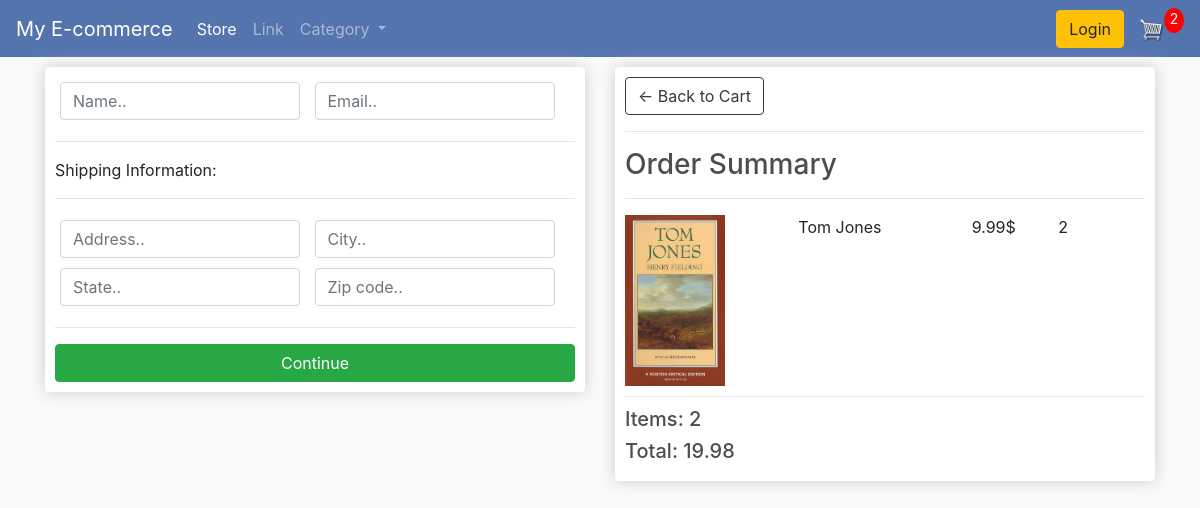
Screenshot of /checkout/ (signed in) with the database file from the repository.
### store/models.py (models this page shows, shortened)
class OrderItem(models.Model):
    product = models.ForeignKey(Product, on_delete = models.SET_NULL, null=True)
    order = models.ForeignKey(Order, on_delete = models.SET_NULL, null=True)
    quantity = models.IntegerField(default = 0, null = True, blank = True)
    date_added = models.DateTimeField(auto_now_add=True)
    @property
    def get_total(self):
        total = self.product.price * self.quantity
        return total

class Product(models.Model):
    name = models.CharField(max_length=200, null=True)
    price = models.FloatField()
    digital = models.BooleanField(default=False, null=True, blank=True)
    category = models.ForeignKey(Category, on_delete= models.CASCADE, default=1)
    description = models.CharField(max_length=300, default='', blank=True)
    image = models.ImageField(null=True, blank =True)
    @property
    def imageURL(self):
        try:
            url= self.image.url
        except:
            url = ''
        return url

class Order(models.Model):
    customer = models.ForeignKey(Customer, on_delete=models.SET_NULL, null=True, blank=True)
    date_ordered = models.DateTimeField(auto_now_add=True)
    complete = models.BooleanField(default=False)
    transaction_id = models.CharField(max_length=100, null=True)
    @property
    def shipping(self):
        shipping = False
        orderitems = self.orderitem_set.all()
        for i in orderitems:
            if i.product.digital == False:
                shipping = True
        return shipping
    @property
    def get_cart_tot(self):
        orderitems = self.orderitem_set.all()
        total = sum([item.get_total for item in orderitems ])
        return total
    @property
    def get_cart_items(self):
        orderitems = self.orderitem_set.all()
        total = sum([item.quantity for item in orderitems ])
        return total

### store/views.py (the view)
# urls.py: path('checkout/', views.checkout, name= "checkout"),
def checkout(request):
    if request.user.is_authenticated:
        customer = request.user.customer
        order, created = Order.objects.get_or_create(customer = customer, complete = False)
        items = order.orderitem_set.all()
        cartItems = order.get_cart_items
    else:
        items = []
        order = {'get_cart_tot': 0, 'get_cart_items':0, 'shipping':False}
        cartItems = order['get_cart_items']
    context = {'items' : items, 'order': order, 'cartItems': cartItems}
    return render (request, 'store/checkout.html', context)

### store/templates/store/checkout.html (shortened to what this page needs)
{% extends 'store/main.html' %}
 {% load static %}
 {% static "images" as baseUrl %}
 {% block content %}
 <div class="row">
    <div class="col-lg-6">
        <div class="box-element" id="form-wrapper">
            <form id="form">
                <div id="user-info">
                    <div class="form-field">
                        <input required class="form-control" type="text" name="name" placeholder="Name..">
                    </div>
                    <div class="form-field">
                        <input required class="form-control" type="email" name="email" placeholder="Email..">
                    </div>
                </div>
                <div id="shipping-info">
                    <hr>
                    <p>Shipping Information:</p>
                    <hr>
                    <div class="form-field">
                        <input class="form-control" type="text" name="address" placeholder="Address..">
                    </div>
                    <div class="form-field">
                        <input class="form-control" type="text" name="city" placeholder="City..">
                    </div>
                    <div class="form-field">
                        <input class="form-control" type="text" name="state" placeholder="State..">
                    </div>
                    <div class="form-field">
                        <input class="form-control" type="text" name="zipcode" placeholder="Zip code..">
                    </div>
                </div>
                <hr>
                <input id="form-button" class="btn btn-success btn-block" type="submit" value="Continue">
            </form>
        </div>
        <br>
    </div>
    <div class="col-lg-6">
        <div class="box-element">
            <a  class="btn btn-outline-dark" href="{% url 'cart' %}">&#x2190; Back to Cart</a>
            <hr>
            <h3>Order Summary</h3>
            <hr>
            {% for item in items %}
            <div class="cart-row">
                <div style="flex:2"><img class="row-image" src="{{ item.product.imageURL }}"></div>
                <div style="flex:2"><p>{{item.product.name}}</p></div>
                <div style="flex:1"><p>{{item.product.price}}$</p></div>
                <div style="flex:1"><p>{{item.quantity}}</p></div>
            </div>
            {% endfor %}
            <h5>Items:   {{order.get_cart_items}}</h5>
            <h5>Total:   {{order.get_cart_tot|floatformat:2}}</h5>
        </div>
    </div>
</div>
 {% endblock content %}

### static/css/main.css (style rules this page uses)
body { background-color: hsl(0, 0%, 98%); }
h1,h2,h3,h4,h5,h6 { color:hsl(0, 0%, 30%); }
.box-element { box-shadow:hsl(0, 0%, 80%) 0 0 16px; background-color: #fff; border-radius: 4px; padding: 10px; }
.col-lg-4, .col-lg-6, .col-lg-8, .col-lg-12 { margin-top: 10px; }
.btn { border-radius: 5; }
.row-image { width: 100px; }
.form-field { width:250px; display: inline-block; padding: 5px; }
.cart-row { display: flex; align-items: flex-stretch; padding-bottom: 10px; margin-bottom: 10px; border-bottom: 1px solid #ececec; }

### rows the page displays
OrderItem: product.imageURL (picture), product.name "Tom Jones", product.price "9.99", quantity "2"
Order: get_cart_items "2", get_cart_tot "19.98"

### other values shown
{{ cartItems }} "2"
